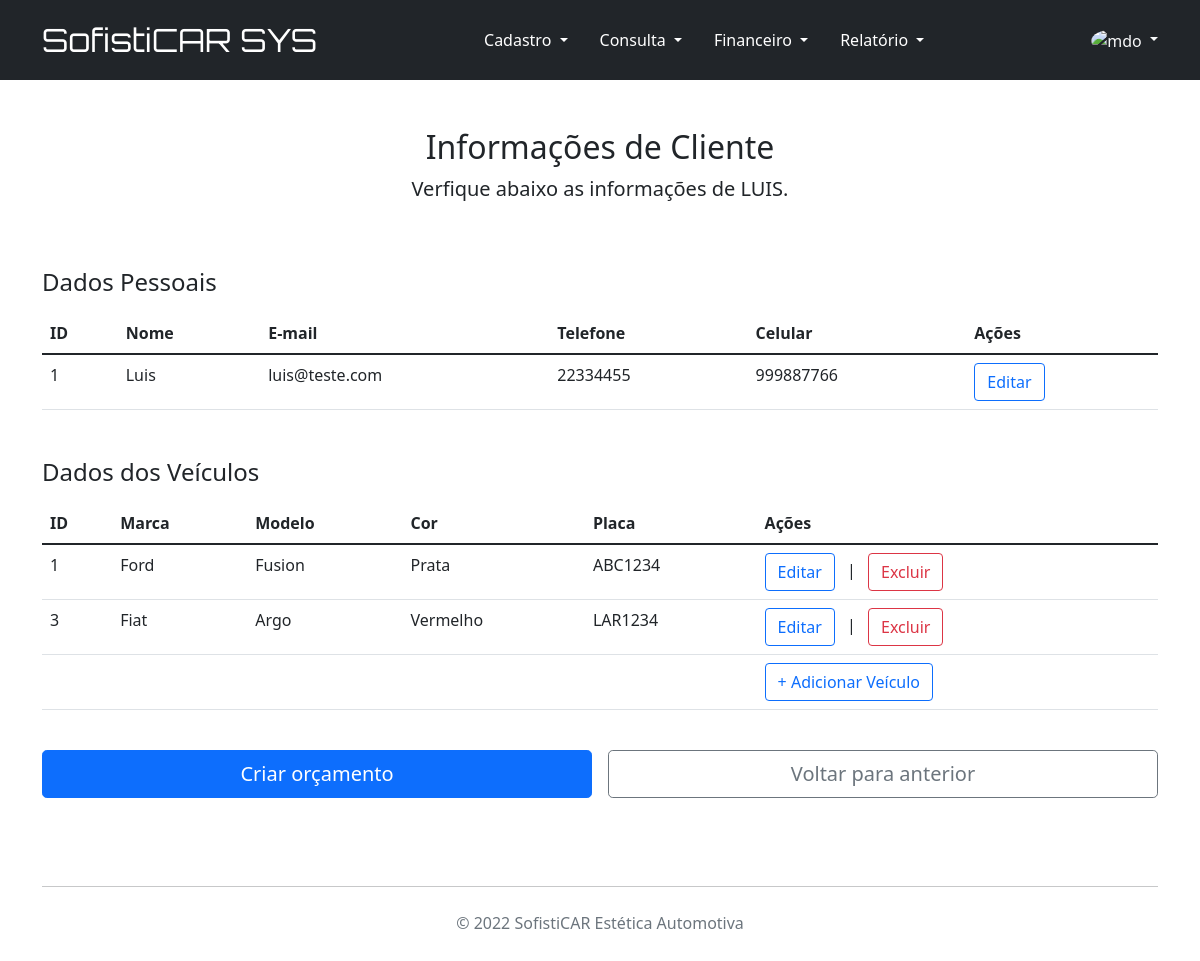
Screenshot of /info_clientes/1 with the database file from the repository.
### cadastro_clientes.py (models this page shows, shortened)
class Cliente(db.Model):
    __tablename__ = 'clientes'
    id = db.Column('ID', db.Integer, primary_key=True, autoincrement=True)
    nome = db.Column('Nome', db.String(150), nullable=False)
    email = db.Column('Email', db.String(150), nullable=False)
    telefone = db.Column('Telefone', db.String(150), nullable=False)
    celular = db.Column('Celular', db.String(150), nullable=False)
    veiculos = relationship(Veiculo, backref="clientes")

class Veiculo(db.Model):
    __tablename__ = 'veiculos'
    id = db.Column('ID', db.Integer, primary_key=True, autoincrement=True)
    marca = db.Column('Marca', db.String(150), nullable=False)
    modelo = db.Column('Modelo', db.String(150), nullable=False)
    cor = db.Column('Cor', db.String(150), nullable=False)
    placa = db.Column('Placa', db.String(150), nullable=False)
    cliente_id = db.Column(db.Integer, db.ForeignKey('clientes.ID'))
    cliente = relationship('Cliente')
    orcamentos = relationship(Orcamento, backref="veiculos")

### cadastro_clientes.py (the view)
@app.route('/info_clientes/<int:id>')
def info_cliente(id):
    cliente = Cliente.query.get(id)
    veiculo = Veiculo.query.all()
    return render_template('info_clientes.html', cliente=cliente, veiculos=veiculo)

### templates/info_clientes.html (shortened to what this page needs)
{% extends "base.html" %}
{% block conteudo %}
<main class="container">
    <div class="py-5 text-center">
        <h2>Informações de Cliente</h2>
        <p class="lead">Verfique abaixo as informações de {{ cliente.nome.upper() }}.</p>
    </div>
    <div class="row g-5">
        <div class="col-12">
            <table class="table" action="/info_clientes/{{ cliente.id }}" method="POST">
                <h4 class="mb-3">Dados Pessoais</h4>
                <thead class="col-12">
                    <th>ID</th>
                    <th>Nome</th>
                    <th>E-mail</th>
                    <th>Telefone</th>
                    <th>Celular</th>
                    <th>Ações</th>
                </thead>
                <tbody class="col-12">
                    <tr>
                        <td>{{ cliente.id }}</td>
                        <td>{{ cliente.nome }}</td>
                        <td>{{ cliente.email }}</td>
                        <td>{{ cliente.telefone }}</td>
                        <td>{{ cliente.celular }}</td>
                        <td>
                            <a href="/editar_clientes/{{cliente.id}}"><button type="button" class="btn btn-outline-primary">Editar</button></a>
                        </td>
                    </tr>
                </tbody>
            </table>
            <table class="table">
                <h4 class="mb-3">Dados dos Veículos</h4>
                <thead class="col-12">
                    <th>ID</th>
                    <th>Marca</th>
                    <th>Modelo</th>
                    <th>Cor</th>
                    <th>Placa</th>
                    <th>Ações</th>
                </thead>
                <tbody class="col-12">
                    {% for veiculo in veiculos %}
                        {% if cliente.id == veiculo.cliente_id %}
                            <tr>
                                <td>{{ veiculo.id }}</td>
                                <td>{{ veiculo.marca }}</td>
                                <td>{{ veiculo.modelo }}</td>
                                <td>{{ veiculo.cor }}</td>
                                <td>{{ veiculo.placa }}</td>
                                <td>
                                    <a href="/editar_veiculo/{{veiculo.id}}"><button type="button" class="btn btn-outline-primary">Editar</button></a>
                                    <span class="p-2">|</span>
                                    <a href="/deletar_veiculo/{{veiculo.id}}"><button type="button" class="btn btn-outline-danger">Excluir</button></a>
                                </td>
                            </tr>
                        {% endif %}
                    {% endfor %}
                    <tr>
                        <td> </td>
                        <td> </td>
                        <td> </td>
                        <td> </td>
                        <td> </td>
                        <td>
                            <a href="/veiculos/{{ cliente.id }}"><button type="button" class="btn btn-outline-primary">+ Adicionar Veículo</button></a>
                        </td>
                    </tr>
                </tbody>
            </table>
        </div>
    </div>
    <div class="row g-5 p-3">
        <div class="col-md-12 col-lg-6 p-2">
            <a href="#">
                <button class="w-100 btn btn-primary btn-lg" type="submit">
                    Criar orçamento
                </button>
            </a>
        </div>
        <div class="col-md-12 col-lg-6 p-2">
            <button class="w-100 btn btn-outline-secondary btn-lg" type="submit" name="return" onclick="history.back()">
                Voltar para anterior
            </button>
        </div>
    </div>
</main>
{% endblock %}

### rows the page displays
Cliente: nome "LUIS", id "1", nome "Luis", email "luis@teste.com", telefone "22334455", celular "999887766"
Veiculo: id "1", marca "Ford", modelo "Fusion", cor "Prata", placa "ABC1234"
Veiculo: id "3", marca "Fiat", modelo "Argo", cor "Vermelho", placa "LAR1234"
